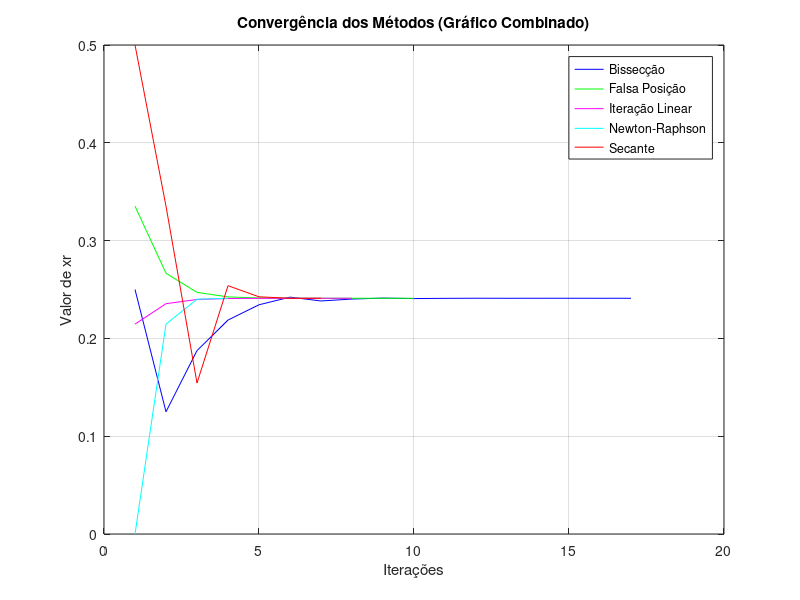
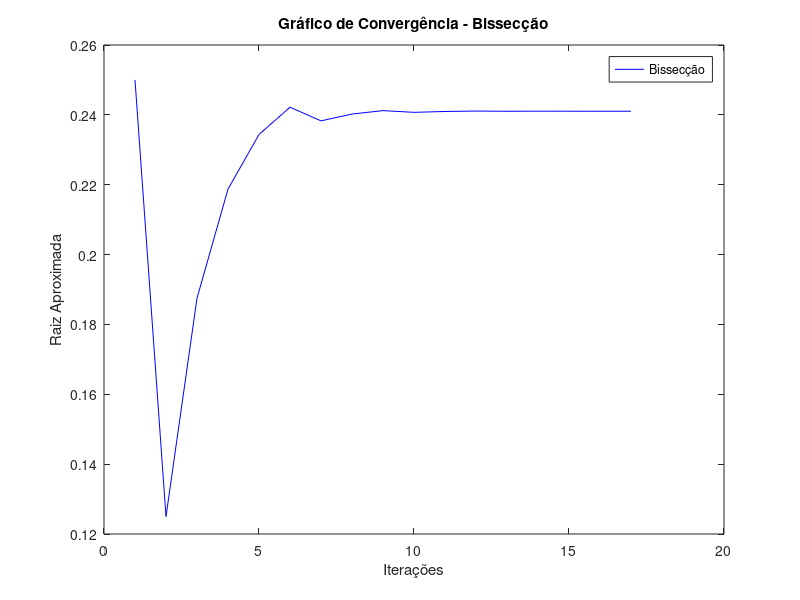
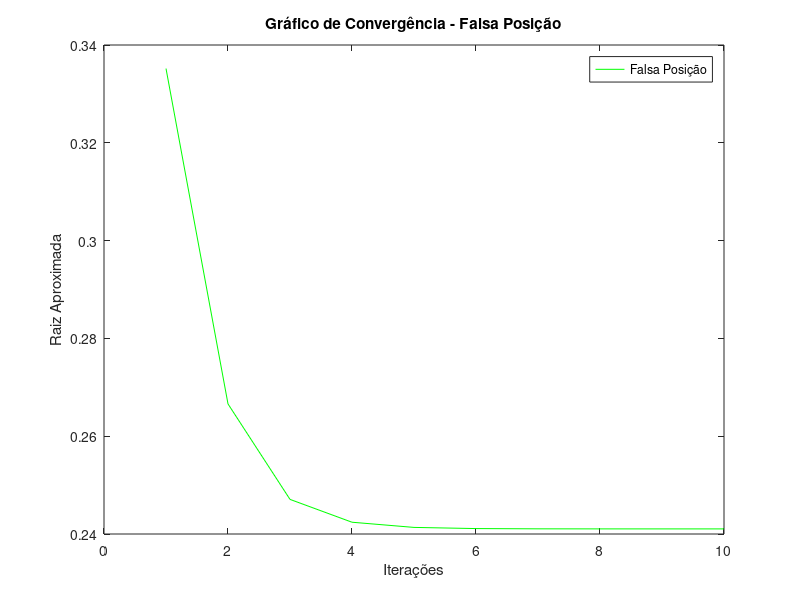
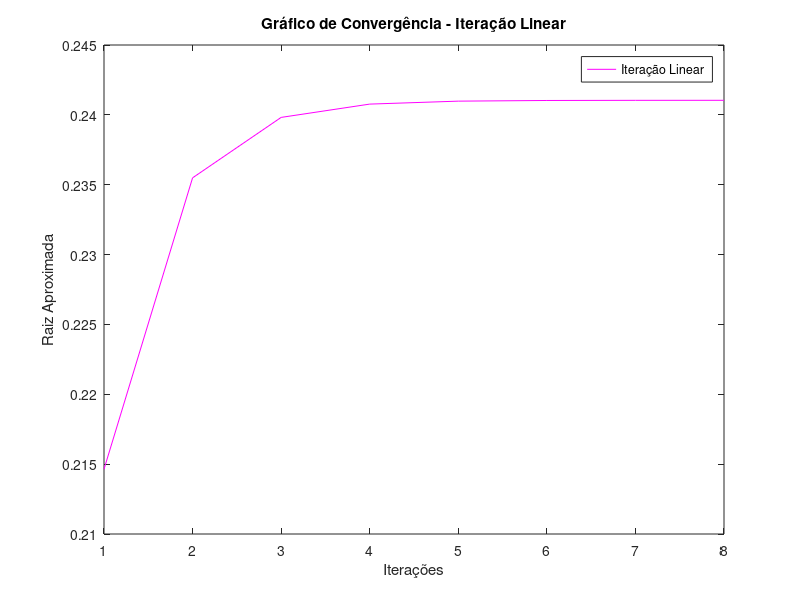

Write MATLAB code to recreate these figures, in order.
function lista5Questao3()
    % Definindo constantes
    e = 8.9e-12;
    F = 1.25;
    q = 2e-5;
    Q = 2e-5;
    raio = 0.85;

    % Executar o método da Bissecção
    fprintf("Método da Bissecção:\n");
    [rootBisseccao, itBisseccao, valoresBisseccao] = metodoBisseccao(e, F, q, Q, raio);

    % Executar o método da Falsa Posição
    fprintf("\nMétodo da Falsa Posição:\n");
    [rootFalsaPosicao, itFalsaPosicao, valoresFalsaPosicao] = metodoFalsaPosicao(e, F, q, Q, raio);

    % Executar o método de Iteração Linear
    fprintf("\nMétodo de Iteração Linear:\n");
    [rootIteracaoLinear, itIteracaoLinear, valoresIteracaoLinear] = metodoIteracaoLinear(e, F, q, Q, raio);

    % Executar o método de Newton-Raphson
    fprintf("\nMétodo de Newton-Raphson:\n");
    [rootNewtonRaphson, itNewtonRaphson, valoresNewtonRaphson] = metodoNewtonRaphson(e, F, q, Q, raio);

    % Executar o método da Secante
    fprintf("\nMétodo da Secante:\n");
    [rootSecante, itSecante, valoresSecante] = metodoSecante(e, F, q, Q, raio);

    % Criar tabela comparativa
    criar_tabela(itBisseccao, rootBisseccao, itFalsaPosicao, rootFalsaPosicao, itIteracaoLinear, rootIteracaoLinear, itNewtonRaphson+1, rootNewtonRaphson, itSecante, rootSecante);

    % Criar gráficos de convergência
    criar_graficos(valoresBisseccao, valoresFalsaPosicao, valoresIteracaoLinear, valoresNewtonRaphson, valoresSecante);
endfunction

function [r, it, valores] = metodoBisseccao(e, F, q, Q, raio)
    f = @(x)((1/(4*pi*e)) * (q*Q*x / (x.^2 + raio.^2).^(3/2)) - F);
    a = 0; b = 0.5; r = inf; Es = 5^(-4); Ea = 100; it = 1; n = 20;
    valores = [];  % Armazena os valores de r

    while (it <= n)
        rPrevio = r;
        r = (a + b) / 2;
        valores = [valores; r];  % Armazena o valor atual de r
        if it > 1
            Ea = calcularErroEstimativa(r, rPrevio);
        end
        fprintf('Iteração %d: a = %f, b = %f, xr = %f, f(xr) = %f, Ea = %f\n', it, a, b, r, f(r), Ea);
        if (Ea <= Es), break; end
        if (f(a) * f(r) < 0), b = r; else, a = r; end
        it = it + 1;
    end
endfunction

function [r, it, valores] = metodoFalsaPosicao(e, F, q, Q, raio)
    f = @(x)((1/(4*pi*e)) * (q*Q*x / (x.^2 + raio.^2).^(3/2)) - F);
    a = 0; b = 0.5; Es = 5e-4; Ea = 100; it = 1; n = 20;
    valores = [];
    fa = f(a); fb = f(b);
    r = b - (fb * (a - b)) / (fa - fb);  % Inicializa r

    while (it <= n)
        valores = [valores; r];  % Armazena o valor atual de r
        fprintf('Iteração %d: a = %f, b = %f, xr = %f, f(xr) = %f, Ea = %f\n', it, a, b, r, f(r), Ea);
        if (Ea <= Es), break; end
        if (f(a) * f(r) < 0), b = r; fb = f(r); else, a = r; fa = f(r); end
        rPrevio = r;
        r = b - (fb * (a - b)) / (fa - fb);  % Atualiza r
        Ea = calcularErroEstimativa(r, rPrevio);
        it = it + 1;
    end
endfunction

function [r, it, valores] = metodoIteracaoLinear(e, F, q, Q, raio)
    f = @(x)((1/(4*pi*e)) * (q*Q*x / (x.^2 + raio.^2).^(3/2)) - F);
    g = @(x)(4*pi*e*F*(x.^2 + raio.^2).^(3/2) / (q * Q));  % Função iterativa
    Es = 5^(-4); Ea = 100; it = 0; n = 20; xr = 0; valores = [];

    while (it < n)
        xrPrevio = xr;
        xr = g(xrPrevio);
        valores = [valores; xr];  % Armazena o valor atual de xr
        it = it + 1;
        if (xr != 0), Ea = calcularErroEstimativa(xr, xrPrevio); end
        fprintf('Iteração %d: xr = %f, f(xr) = %f, Ea = %f\n', it, xr, f(xr), Ea);
        if (Ea < Es), break; end
    end
    r = xr;  % Retorna o valor final de xr como r
endfunction

function [r, it, valores] = metodoNewtonRaphson(e, F, q, Q, raio)
    f = @(x)((1/(4*pi*e)) * (q*Q*x / (x.^2 + raio.^2).^(3/2)) - F);
    df = @(x)(1 / (4 * pi * e)) * ...
     ((q * Q * (x^2 + raio^2)^(3/2)) - ...
      (3 * q * Q * x^2 * (x^2 + raio^2)^(1/2))) / ...
     (x^2 + raio^2)^3;

    Es = 5^(-4); Ea = 100; it = 0; N = 20; x = 0;
    valores = [];

    while (it < N)
        xProx = x - f(x) / df(x);
        valores = [valores; x];  % Armazena o valor atual de x
        Ea = calcularErroEstimativa(xProx, x);
        fprintf('Iteração %d: xr = %f, f(xr) = %f, Ea = %f\n', it+1, x, f(x), Ea);
        if (Ea < Es), break; end
        x = xProx;
        it = it + 1;
    end
    r = x;
endfunction

function [r, it, valores] = metodoSecante(e, F, q, Q, raio)
    f = @(x) (1/(4*pi*e)) * (q*Q*x ./ (x.^2 + raio^2).^(3/2)) - F;
    Es = 5^(-4); Ea = 100; it = 0; N = 20; x = 0.5; xPrevio = 0;
    valores = [];

    while (it < N)
        xProx = (xPrevio*f(x) - x*f(xPrevio))/ (f(x) - f(xPrevio));
        valores = [valores; x];  % Armazena o valor atual de x
        fprintf('Iteração %d: xr = %f, f(xr) = %f, Ea = %f\n', it+1, x, f(x), Ea);
        Ea = calcularErroEstimativa(xProx, x);
        if (Ea < Es), break; end
        xPrevio = x;
        x = xProx;
        it = it + 1;
    end
    r = x;
endfunction

function criar_tabela(itBisseccao, rootBisseccao, itFalsaPosicao, rootFalsaPosicao, itIteracaoLinear, rootIteracaoLinear, itNewtonRaphson, rootNewtonRaphson, itSecante, rootSecante)
    % Função para criar a tabela comparativa
    fprintf("\nTabela Comparativa:\n");
    fprintf('Método\t\tRaiz\t\tIterações\n');
    fprintf('Bissecção\t%f\t%d\n', rootBisseccao, itBisseccao);
    fprintf('Falsa Posição\t%f\t%d\n', rootFalsaPosicao, itFalsaPosicao);
    fprintf('Iteração Linear\t%f\t%d\n', rootIteracaoLinear, itIteracaoLinear);
    fprintf('Newton-Raphson\t%f\t%d\n', rootNewtonRaphson, itNewtonRaphson);
    fprintf('Secante\t\t%f\t%d\n', rootSecante, itSecante);
endfunction

function criar_graficos(valoresBisseccao, valoresFalsaPosicao, valoresIteracaoLinear, valoresNewtonRaphson, valoresSecante)
    % Função para criar gráficos de convergência separados para cada método

    figure;
    plot(valoresBisseccao, 'b-'); hold on;
    plot(valoresFalsaPosicao, 'g-');
    plot(valoresIteracaoLinear, 'm-');
    plot(valoresNewtonRaphson, 'c-');
    plot(valoresSecante, 'r-');
    legend('Bissecção', 'Falsa Posição', 'Iteração Linear', 'Newton-Raphson', 'Secante');
    xlabel('Iterações');
    ylabel('Valor de xr');
    title('Convergência dos Métodos (Gráfico Combinado)');
    grid on;
    saveas(gcf, 'graficos_convergencia_combinado_lista5Questao3.png');  % Salva o gráfico combinado

    % Gráfico para Bissecção
    figure;
    plot(valoresBisseccao, 'b-', 'DisplayName', 'Bissecção');
    xlabel('Iterações');
    ylabel('Raiz Aproximada');
    title('Gráfico de Convergência - Bissecção');
    legend show;

    % Gráfico para Falsa Posição
    figure;
    plot(valoresFalsaPosicao, 'g-', 'DisplayName', 'Falsa Posição');
    xlabel('Iterações');
    ylabel('Raiz Aproximada');
    title('Gráfico de Convergência - Falsa Posição');
    legend show;

    % Gráfico para Iteração Linear
    figure;
    plot(valoresIteracaoLinear, 'm-', 'DisplayName', 'Iteração Linear');
    xlabel('Iterações');
    ylabel('Raiz Aproximada');
    title('Gráfico de Convergência - Iteração Linear');
    legend show;

    % Gráfico para Newton-Raphson
    figure;
    plot(valoresNewtonRaphson, 'c-', 'DisplayName', 'Newton-Raphson');
    xlabel('Iterações');
    ylabel('Raiz Aproximada');
    title('Gráfico de Convergência - Newton-Raphson');
    legend show;

    % Gráfico para Secante
    figure;
    plot(valoresSecante, 'r-', 'DisplayName', 'Secante');
    xlabel('Iterações');
    ylabel('Raiz Aproximada');
    title('Gráfico de Convergência - Secante');
    legend show;
endfunction




function Ea = calcularErroEstimativa(resultadoAtual, resultadoPrev)
    if resultadoPrev == Inf
        Ea = Inf;
    else
        Ea = abs((resultadoAtual - resultadoPrev) / resultadoAtual) * 100;
    end
endfunction

